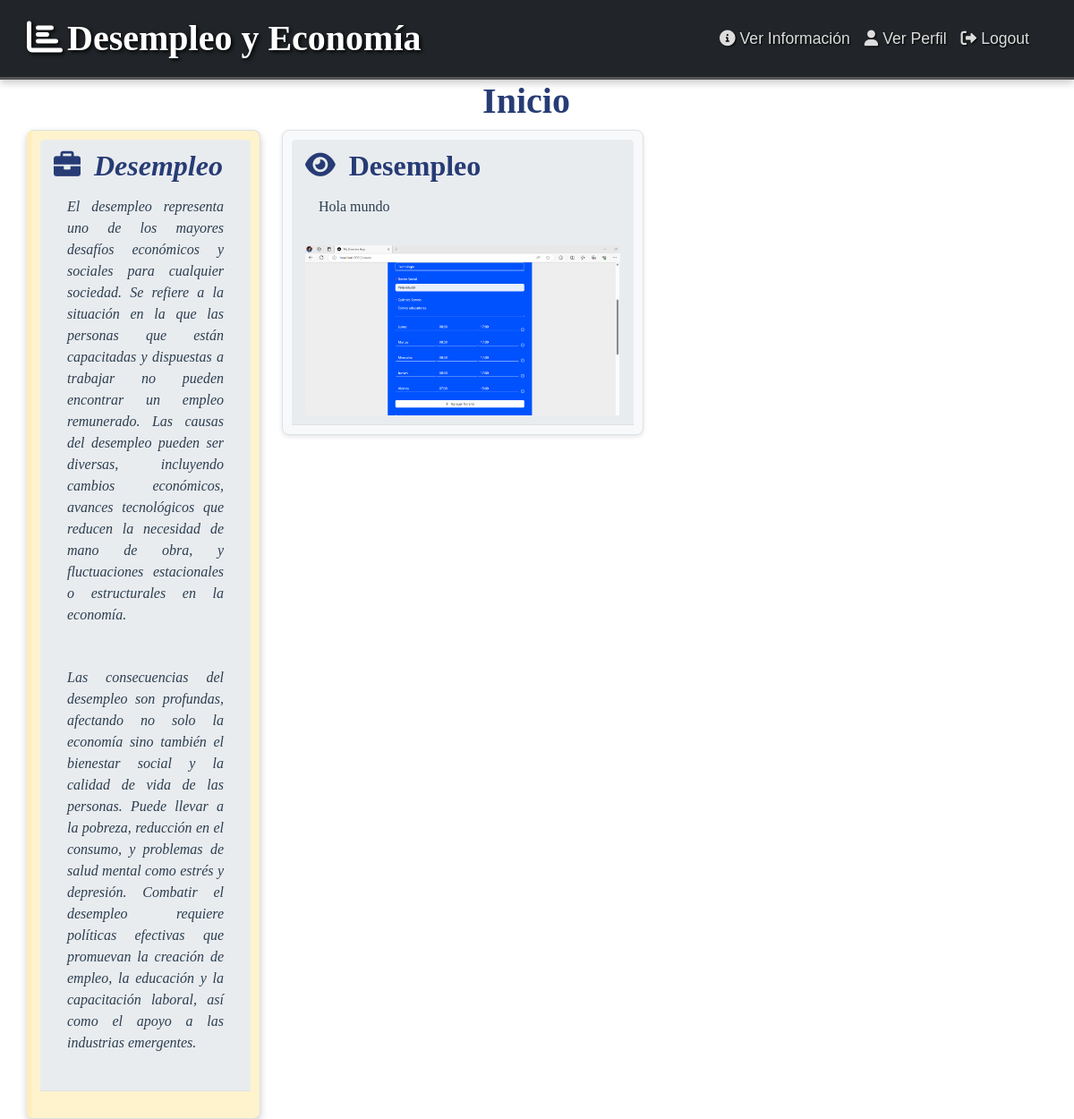
Before: /home/ with the older database file.
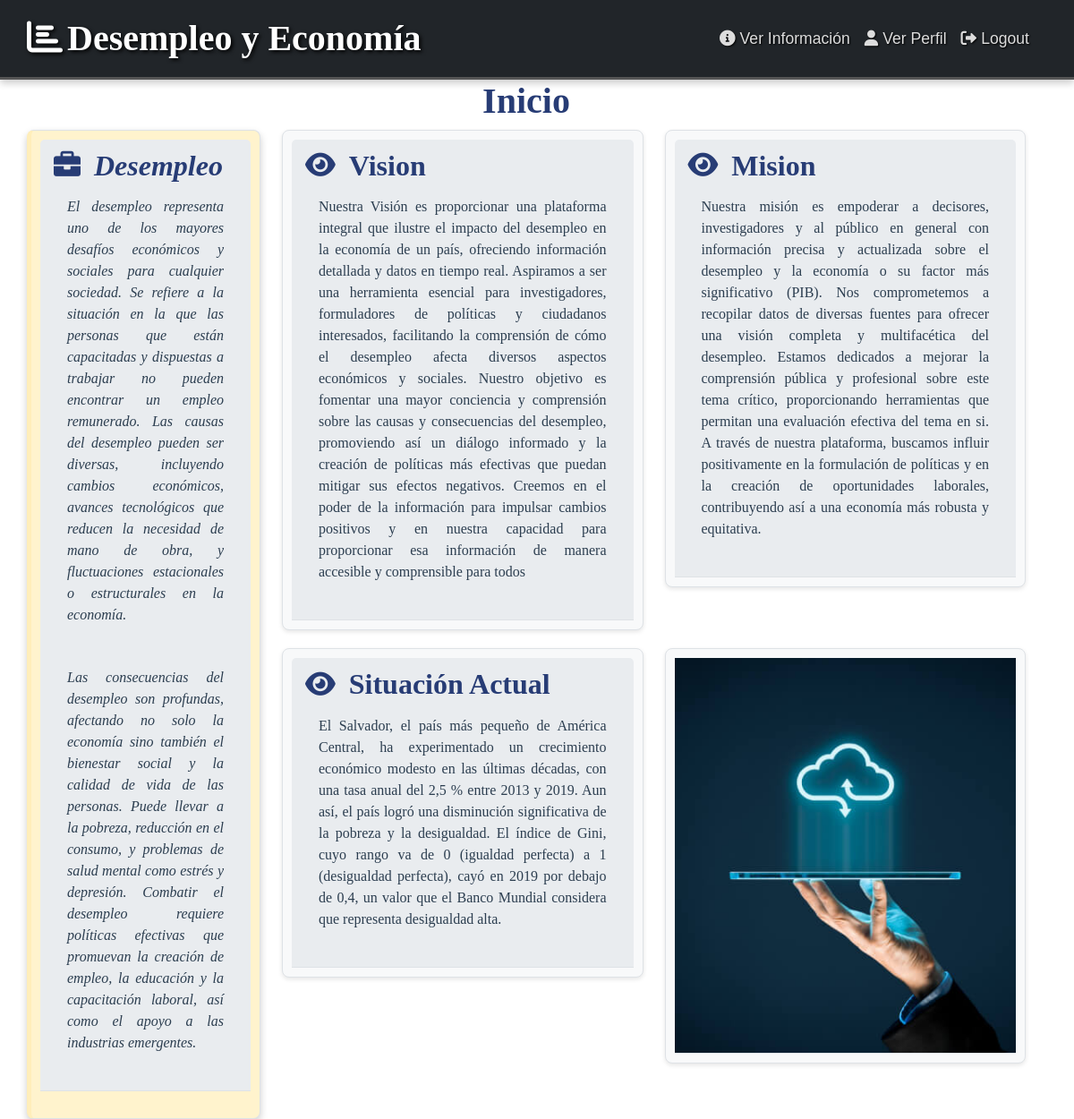
After: the same page with the newer database file.
### tasks/models.py (models this page shows)
class Container(models.Model):
    title = models.CharField(max_length=255)
    content = models.TextField()
    image = models.ImageField(upload_to='images/', blank=True, null=True)
    user = models.ForeignKey(User, on_delete=models.CASCADE)

### tasks/views.py (the view)
# urls.py: 2. Add a URL to urlpatterns:  path('', views.home, name='home')
def home(request):
    containers = Container.objects.all()
    return render(request, 'home.html', {'containers': containers})

### tasks/templates/home.html (shortened to what this page needs)
{% extends 'base.html' %}
{% block content %}
<div class="container">
<div class="container">
    <div class="row">
        <div class="col-md-12">
            <h1>Inicio</h1>
        </div>
    </div>
    <div class="row">
        <div class="col-md-3">
            <div class="card notes-style">
                <div class="card-header">
                    <h2 class="centered-title"><span class="icon"><i class="fas fa-briefcase"></i></span>Desempleo</h2>
                    <p>
                        El desempleo representa uno de los mayores desafíos económicos y sociales para cualquier sociedad. Se refiere a la situación en la que las personas que están capacitadas y dispuestas a trabajar no pueden encontrar un empleo remunerado. Las causas del desempleo pueden ser diversas, incluyendo cambios económicos, avances tecnológicos que reducen la necesidad de mano de obra, y fluctuaciones estacionales o estructurales en la economía.
                    </p>
                    <p>
                        Las consecuencias del desempleo son profundas, afectando no solo la economía sino también el bienestar social y la calidad de vida de las personas. Puede llevar a la pobreza, reducción en el consumo, y problemas de salud mental como estrés y depresión. Combatir el desempleo requiere políticas efectivas que promuevan la creación de empleo, la educación y la capacitación laboral, así como el apoyo a las industrias emergentes.
                    </p>
                </div>
            </div>
        </div>
        <div class="col-md-9">
            <div class="row">
                {% for container in containers %}
                <div class="col-md-6">
                    <div class="card">
                        <div class="card-header"{% if not container.title and not container.content %}style="padding: 0;"{% endif %}>
                            {% if container.title or container.content %}
                            <h2 class="centered-title">
                                <span class="icon">
                                    {% if "Misión" in container.title %}
                                    <i class="fas fa-flag"></i>
                                {% elif "Visión" in container.title %}
                                    <i class="fas fa-binoculars"></i>
                                {% elif "Situacion Actual" in container.title %}
                                    <i class="fas fa-chart-line"></i>
                                {% else %}
                                    <i class="fas fa-eye"></i>
                                {% endif %}
                            </span>
                            {{ container.title }}
                        </h2>
                        <p>
                            {{ container.content }}
                        </p>
                        {% endif %}
                        {% if container.image %}
                            <img src="{{ container.image.url }}" alt="{{ container.title }}" style="width: 100%; height: auto; display: block;">
                        {% endif %}
                        </div>
                    </div>
                </div>
                {% if forloop.counter|divisibleby:2 %}
                 </div><div class="row">
              {% endif %}
               {% endfor %}
            </div>
        </div>
      </div>
    </div>
{% endblock %}

### tasks/templates/base.html (shortened to what this page needs)
<!DOCTYPE html>
<html lang="en">
  <head>
    <link rel="stylesheet" href="https://cdnjs.cloudflare.com/ajax/libs/font-awesome/6.0.0-beta3/css/all.min.css">
    <link rel="stylesheet" href="https://cdn.jsdelivr.net/npm/bootstrap@5.2.0/dist/css/bootstrap.min.css">
  </head>
  <body>
    {% include '_navbar.html' %}
    {% block content %}
    {% endblock %}
  </body>
</html>

### tasks/templates/_navbar.html (shortened to what this page needs)
<nav class="navbar navbar-expand-lg navbar-dark bg-dark" style="border-bottom: 3px solid #555; box-shadow: 0 4px 8px 0 rgba(0,0,0,0.2);">
  <div class="container">
    <a class="navbar-brand" href="/" style="text-shadow: 2px 2px 4px #000000; margin-left: 0; padding-left: 0;">
      <i class="fas fa-chart-bar" style="margin-right: 5px;"></i>Desempleo y Economía
    </a>
    <div class="collapse navbar-collapse" id="navbarNav">
      <ul class="navbar-nav ms-auto">
        {% if request.path == '/home/' %}
        <li class="nav-item">
          <a class="nav-link" href="/info"><i class="fas fa-info-circle" style="margin-right: 5px;"></i>Ver Información</a>
        </li>
        <li class="nav-item">
          <a class="nav-link" href="/perfil"><i class="fas fa-user" style="margin-right: 5px;"></i>Ver Perfil</a>
        </li>
        <li class="nav-item logout-icon">
          <a class="nav-link" href="/"><i class="fas fa-sign-out-alt" style="margin-right: 5px;"></i>Logout</a>
        </li>
        {% endif %}
      </ul>
    </div>
  </div>
</nav>

### tasks/templates/_navbar.html (style rules this page uses)
.navbar-brand { font-family: Georgia, 'Times New Roman', Times, serif; font-size: 250%; font-weight: bolder; }
.nav-link { font-family: Arial, sans-serif; font-size: 110%; color: #ddd; text-shadow: 1px 1px 2px #000; }
.container { padding-left: 0; }

### tasks/templates/home.html (style rules this page uses)
body { font-family: 'Times New Roman', serif; color: #2c3e50; }
h1 { color: #273c75; font-weight: bold; text-align: center; }
.card { background-color: #f8f9fa; border: 1px solid #dee2e6; border-radius: 8px; box-shadow: 0 2px 5px rgba(0,0,0,0.1); margin-bottom: 20px; padding: 10px; }
.card-header { background-color: #e9ecef; border-bottom: 1px solid #dee2e6; padding: 10px 15px; border-top-left-radius: 8px; border-top-right-radius: 8px; }
.icon { font-size: 30px; margin-right: 15px; color: #273c75; }
h2 { color: #273c75; font-weight: bold; margin: 0; display: inline-flex; align-items: center; }
p { padding: 15px; line-height: 1.5; text-align: justify; }
.notes-style { background-color: #fff3cd; border-left: 5px solid #ffeeba; font-style: italic; box-shadow: 0 4px 8px rgba(0,0,0,0.2); position: sticky; top: 20px; height: 100%; }
.centered-title { text-align: center; }

Changed rows visible on the page:
removed Container: title "Desempleo", content "Hola mundo", image (picture)
added Container: title "Vision", content "Nuestra Visión es proporcionar una plataforma integral que ilustre el impacto del desempleo en la economía de un país, ofreciendo información detallada y datos en tiempo real. Aspiramos a ser una herramienta esencial para investigadores, formuladores de políticas y ciudadanos interesados, facilitando la comprensión de cómo el desempleo afecta diversos aspectos económicos y sociales. Nuestro objetivo es fomentar una mayor conciencia y comprensión sobre las causas y consecuencias del desempleo, promoviendo así un diálogo informado y la creación de políticas más efectivas que puedan mitigar sus efectos negativos. Creemos en el poder de la información para impulsar cambios positivos y en…"
added Container: title "Mision", content "Nuestra misión es empoderar a decisores, investigadores y al público en general con información precisa y actualizada sobre el desempleo y la economía o su factor más significativo (PIB). Nos comprometemos a recopilar datos de diversas fuentes para ofrecer una visión completa y multifacética del desempleo. Estamos dedicados a mejorar la comprensión pública y profesional sobre este tema crítico, proporcionando herramientas que permitan una evaluación efectiva del tema en si. A través de nuestra plataforma, buscamos influir positivamente en la formulación de políticas y en la creación de oportunidades laborales, contribuyendo así a una economía más robusta y equitativa."
added Container: title "Situación Actual", content "El Salvador, el país más pequeño de América Central, ha experimentado un crecimiento económico modesto en las últimas décadas, con una tasa anual del 2,5 % entre 2013 y 2019. Aun así, el país logró una disminución significativa de la pobreza y la desigualdad. El índice de Gini, cuyo rango va de 0 (igualdad perfecta) a 1 (desigualdad perfecta), cayó en 2019 por debajo de 0,4, un valor que el Banco Mundial considera que representa desigualdad alta."
added Container: image (picture)
